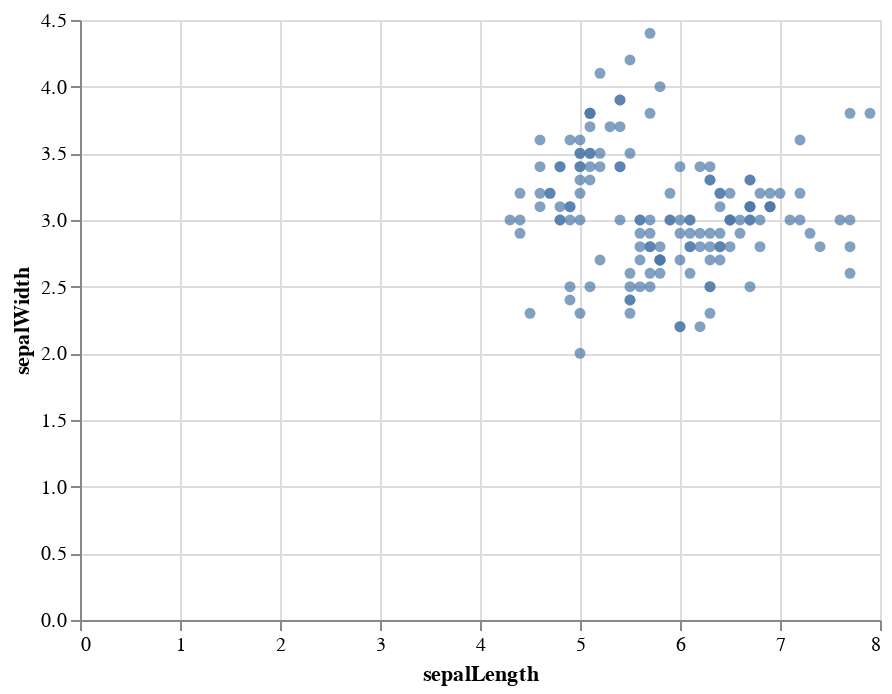

Source (notebook cell):
### Code cell
alt.Chart(source).mark_circle().encode(
    x = 'sepalLength',
    y = 'sepalWidth',
)

### Figure 1 — Vega-Lite specification as saved in the notebook (floating-point values rounded to 4 significant figures; data arrays with more than 128 entries replaced by an {"elided": "..."} marker saying what was removed)
{"config": {"view": {"continuousWidth": 400, "continuousHeight": 300}}, "data": {"name": "data-a264acbd6e539a8b3afc0cb5f240fb57"}, "mark": "circle", "encoding": {"x": {"field": "sepalLength", "type": "quantitative"}, "y": {"field": "sepalWidth", "type": "quantitative"}}, "$schema": "https://vega.github.io/schema/vega-lite/v4.17.0.json", "datasets": {"data-a264acbd6e539a8b3afc0cb5f240fb57": {"elided": "150 records"}}}
